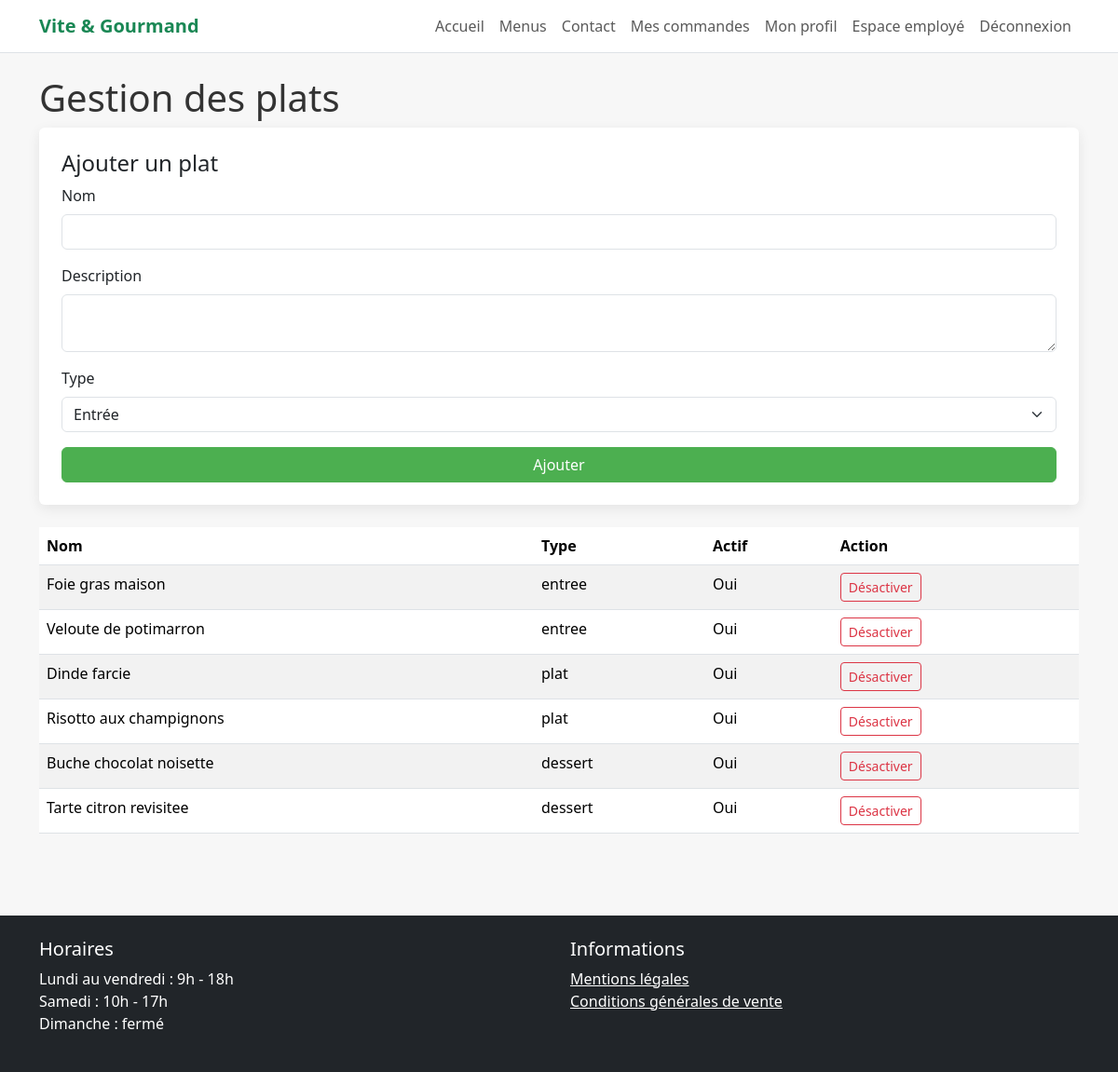
Page /employee/plates (signed in) on the committed database.
### tables this page shows
CREATE TABLE plat (
  id_plat INT AUTO_INCREMENT PRIMARY KEY,
  nom VARCHAR(150) NOT NULL,
  description TEXT NULL,
  type_plat ENUM('entree','plat','dessert') NOT NULL,
  actif BOOLEAN NOT NULL DEFAULT TRUE
);

### app/core/Controller.php (called while the page is built, shortened)
<?php
class Controller
{
    protected function view(string $view, array $data = []): void
    {
        extract($data);
        require __DIR__ . '/../views/layouts/header.php';
        require __DIR__ . '/../views/' . $view . '.php';
        require __DIR__ . '/../views/layouts/footer.php';
    }
}

### app/controllers/PlateController.php (called while the page is built, shortened)
<?php
class PlateController extends Controller
{
    public function index(): void
    {
        $this->view('employee/plates', ['plates' => Plate::all()]);
    }
}

### app/core/Router.php (called while the page is built, shortened)
<?php
class Router
{
    private array $routes = [];
    public function get(string $path, array $action): void
    {
        $this->routes['GET'][$path] = $action;
    }
    public function post(string $path, array $action): void
    {
        $this->routes['POST'][$path] = $action;
    }
    public function dispatch(string $method, string $uri): void
    {
        $path = parse_url($uri, PHP_URL_PATH);
        [$controllerClass, $methodName] = $this->routes[$method][$path];
        $controller = new $controllerClass();
        $controller->$methodName();
    }
}

### public/index.php (called while the page is built, shortened)
<?php
require_once __DIR__ . '/../app/core/Controller.php';
require_once __DIR__ . '/../app/core/Router.php';
require_once __DIR__ . '/../app/core/Security.php';
$router = new Router();
$router->get('/', [HomeController::class, 'index']);
$router->get('/menus', [MenuController::class, 'index']);
$router->get('/menu', [MenuController::class, 'show']);
$router->get('/login', [AuthController::class, 'loginForm']);
$router->post('/login', [AuthController::class, 'login']);
$router->get('/register', [AuthController::class, 'registerForm']);
$router->post('/register', [AuthController::class, 'register']);
$router->get('/logout', [AuthController::class, 'logout']);
$router->get('/contact', [ContactController::class, 'form']);
$router->post('/contact', [ContactController::class, 'send']);
$router->get('/orders/create', [OrderController::class, 'create']);
$router->post('/orders/store', [OrderController::class, 'store']);
$router->get('/user/orders', [UserController::class, 'orders']);
$router->get('/employee/dashboard', [EmployeeController::class, 'dashboard']);
$router->get('/employee/menus', [EmployeeController::class, 'menus']);
$router->get('/employee/menu-create', [EmployeeController::class, 'createMenu']);
$router->post('/employee/menu-store', [EmployeeController::class, 'storeMenu']);
$router->get('/employee/orders', [EmployeeController::class, 'orders']);
$router->post('/employee/order-status', [EmployeeController::class, 'updateOrderStatus']);
$router->get('/admin/dashboard', [AdminController::class, 'dashboard']);
$router->get('/admin/employees', [AdminController::class, 'employees']);
$router->post('/admin/employees/store', [AdminController::class, 'storeEmployee']);
$router->post('/admin/employees/toggle', [AdminController::class, 'toggleEmployee']);
$router->get('/api/menus', [ApiController::class, 'menus']);
$router->get('/password/forgot', [PasswordController::class, 'forgotForm']);
$router->post('/password/forgot', [PasswordController::class, 'sendLink']);
$router->get('/password/reset', [PasswordController::class, 'resetForm']);
$router->post('/password/reset', [PasswordController::class, 'reset']);
$router->get('/employee/menu-edit', [EmployeeController::class, 'editMenu']);
$router->post('/employee/menu-update', [EmployeeController::class, 'updateMenu']);
$router->post('/employee/menu-delete', [EmployeeController::class, 'deleteMenu']);
$router->get('/employee/plates', [PlateController::class, 'index']);
$router->post('/employee/plates/store', [PlateController::class, 'store']);
$router->post('/employee/plates/delete', [PlateController::class, 'delete']);
$router->get('/employee/hours', [HoursController::class, 'index']);
$router->post('/employee/hours/update', [HoursController::class, 'update']);
$router->get('/employee/contacts', [EmployeeController::class, 'contacts']);
$router->post('/employee/contact-treated', [EmployeeController::class, 'markContactTreated']);
$router->post('/user/order-cancel', [UserController::class, 'cancelOrder']);
$router->get('/user/profile', [UserController::class, 'profile']);
$router->post('/user/profile-update', [UserController::class, 'updateProfile']);
$router->get('/admin/stats.json', [AdminController::class, 'statsJson']);
$router->post('/user/review', [ReviewController::class, 'store']);
$router->get('/employee/reviews', [EmployeeController::class, 'reviews']);
$router->post('/employee/review-validate', [EmployeeController::class, 'validateReview']);
$router->dispatch($_SERVER['REQUEST_METHOD'], $_SERVER['REQUEST_URI']);

### app/models/Plate.php (called while the page is built, shortened)
<?php
class Plate
{
    public static function all(): array
    {
        return Database::getConnection()
            ->query("SELECT * FROM plat ORDER BY type_plat, nom")
            ->fetchAll();
    }
}

### app/core/Security.php (called while the page is built, shortened)
<?php
class Security
{
    public static function e(string $value): string
    {
        return htmlspecialchars($value, ENT_QUOTES, 'UTF-8');
    }
}

### app/views/employee/plates.php (the view, shortened to what this page needs)
<h1>Gestion des plats</h1>
<form method="post" action="/employee/plates/store" class="card p-4 mb-4">
    <h2 class="h4">Ajouter un plat</h2>
    <div class="mb-3"><label class="form-label">Nom</label><input name="nom" class="form-control" required></div>
    <div class="mb-3"><label class="form-label">Description</label><textarea name="description" class="form-control"></textarea></div>
    <div class="mb-3">
        <label class="form-label">Type</label>
        <select name="type_plat" class="form-select">
            <option value="entree">Entrée</option>
        </select>
    </div>
    <button class="btn btn-success">Ajouter</button>
</form>
<table class="table table-striped">
<thead><tr><th>Nom</th><th>Type</th><th>Actif</th><th>Action</th></tr></thead>
<tbody>
<?php foreach ($plates as $plate): ?>
<tr>
    <td><?= Security::e($plate['nom']) ?></td>
    <td><?= Security::e($plate['type_plat']) ?></td>
    <td><?= $plate['actif'] ? 'Oui' : 'Non' ?></td>
    <td>
        <form method="post" action="/employee/plates/delete">
            <button class="btn btn-sm btn-outline-danger">Désactiver</button>
        </form>
    </td>
</tr>
<?php endforeach; ?>
</tbody>
</table>

### public/assets/css/style.css (style rules this page uses)
body { background: #f7f7f7; color: #333; }
.card { border: 0; box-shadow: 0 4px 14px rgba(0,0,0,.08); }
.btn-success { background-color: #4CAF50; border-color: #4CAF50; }

### rows in the picture
plat: nom "Foie gras maison", type_plat "entree", actif "Oui"
plat: nom "Veloute de potimarron", type_plat "entree", actif "Oui"
plat: nom "Dinde farcie", type_plat "plat", actif "Oui"
plat: nom "Risotto aux champignons", type_plat "plat", actif "Oui"
plat: nom "Buche chocolat noisette", type_plat "dessert", actif "Oui"
plat: nom "Tarte citron revisitee", type_plat "dessert", actif "Oui"
